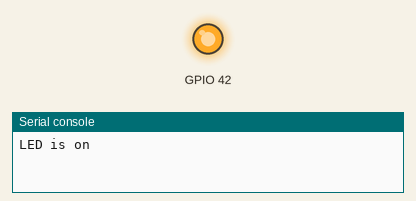
Recording of a program running on a simulated ESP32 board running MicroPython. On the bench: output pins drawn as LEDs (lit = HIGH), the last lines printed to the serial console.

Above: at 1.0 s.
At 4.0 s:
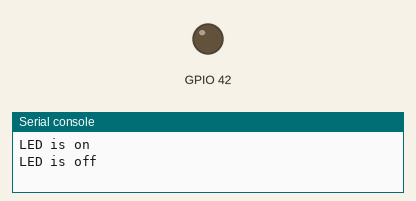
Timing chart, 0 to 7.8 s (numbered marks = the images above):
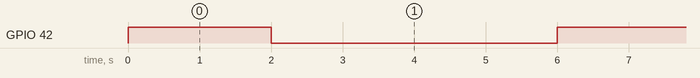

The program:

main.py
```python
# main.py
# micropython for esp32s3 devkitc-1 v0.1
# Himanshu Tripathi

# toggle the led state

import machine
import time

# method to toggle the led
# input parameters: led pin, on time, off time
def led_toggle(pin, on_time, off_time):
    # object for led pin
    led = machine.Pin(pin,machine.Pin.OUT)
    while True:
        try:
            # turn on the led
            led.value(1)
            print("LED is on")
            time.sleep(on_time)
            # turn off the led
            led.value(0)
            print("LED is off")
            time.sleep(off_time)
        except KeyboardInterrupt:
            print("Exit")
            break


led_toggle(42,2,4)


    
```

Measured:
- by itself, GPIO 42: alternates HIGH for 2.0 s and LOW for 4.0 s
